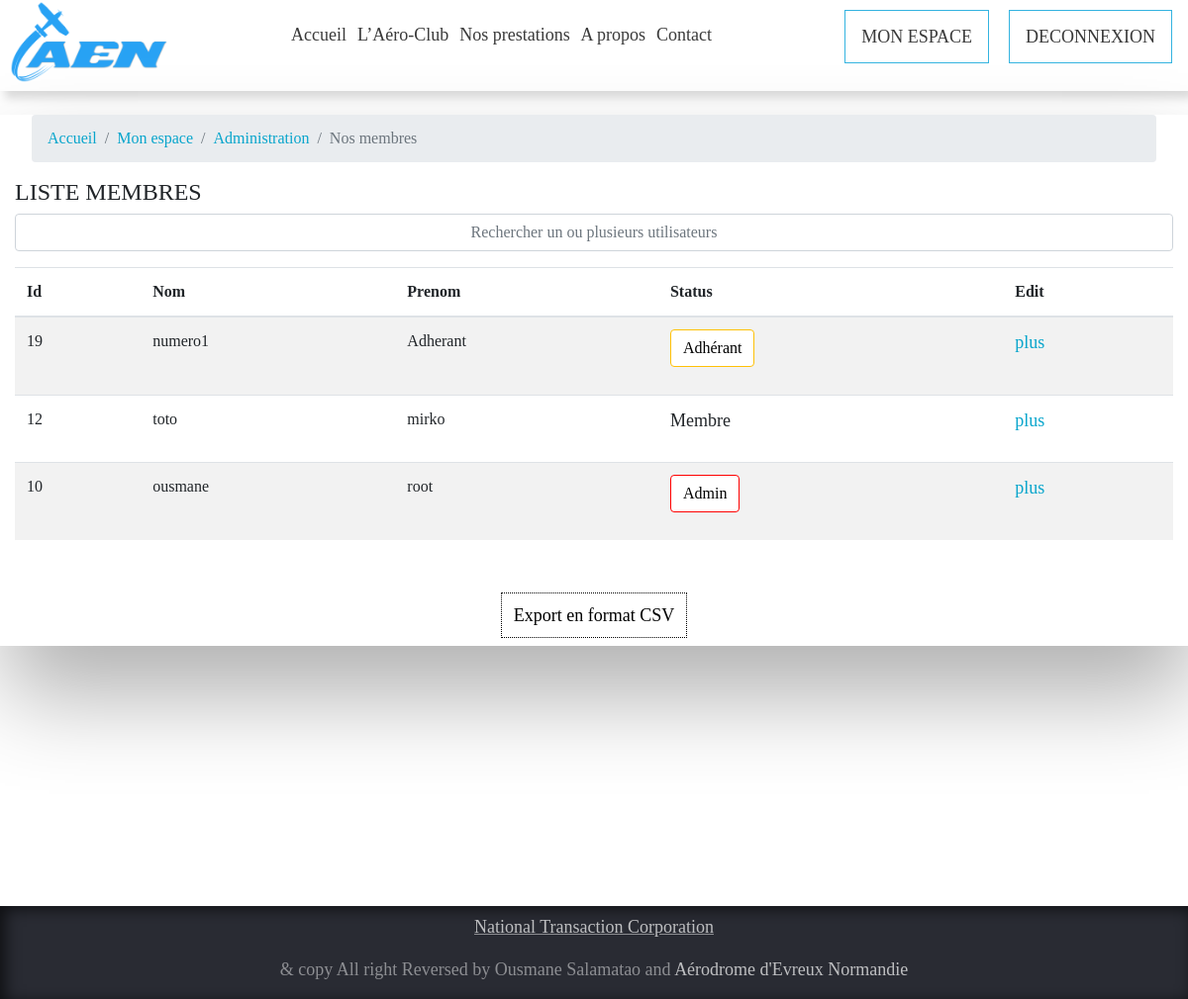
The app's page /ADMIN/membres.php (signed in) with its own data.
### tables this page shows
CREATE TABLE IF NOT EXISTS `user` (
  `idUser` int(11) NOT NULL AUTO_INCREMENT,
  `nomU` varchar(55) NOT NULL,
  `prenomU` varchar(50) NOT NULL,
  `email` varchar(255) NOT NULL,
  `password` varchar(255) NOT NULL,
  `numeroTel` varchar(10) NOT NULL,
  `adresse` varchar(150) NOT NULL,
  `confirmeKey` varchar(15) DEFAULT NULL,
  `confirme` tinyint(1) DEFAULT NULL,
  `typeUsers` int(11) DEFAULT '0',
  `avatar` varchar(200) NOT NULL DEFAULT '../IMAGES/icone/avatar-default.png',
  `dateNaissance` date NOT NULL,
  `ageU` int(3) DEFAULT NULL,
  `date_fin_souscription` date DEFAULT NULL,
  PRIMARY KEY (`idUser`)
);

### ADMIN/INCLUDE/Bdd.php (called while the page is built, shortened)
<?php
class Bdd
{
    public function bddConnect(){
        try{
            $bdd = new PDO('mysql:host=localhost;port=3308;dbname=aen','root','');
            return $bdd;
	}
        catch( PDOException $e ) {
            echo "Erreur Connexion :", $e->getMessage();
        }
    }
}

### ADMIN/INCLUDE/UserInfo.php (the view, shortened to what this page needs)
<?php
require_once ("Bdd.php");
class UserInfo
{
        public function affichageHtml($connections){
            ?><table id="mytable" class="table table-bordred table-striped">
            <thead>
            <th>Id</th>
            <th>Nom</th>
            <th>Prenom</th>
            <th>Status</th>
            <th>Edit</th>
            </thead>
            <tbody><?php
                    $req_users=$connections->bddConnect()->query('SELECT * FROM user ORDER BY idUser DESC');
            while($liste_users=$req_users->fetch()){
                $id=$liste_users['idUser'];
                ?>
                <tr>
                    <td><?=$liste_users['idUser']?></td>
                    <td><?=$liste_users['prenomU']?></td>
                    <td><?=$liste_users['nomU']?></td>
                    <td><?=$this->getUserTypeName($connections,$id)?></td>
                    <td><p><a class="none2"href="userDetail.php?id=<?=$liste_users['idUser']?>">plus</a></p></td>
                </tr>
            <?php }?>
            </tbody>
            </table>
            <?php
        }
        public function getUserTypeName($connections,$idU){
            $req_users=$connections->bddConnect()->query('SELECT typeUsers FROM user where idUser ='.$idU);
            $l=$req_users->fetch();
            if ($l['typeUsers']==0){
                ?>
                <p>Membre</p>
                <?php
            }
               else if ($l['typeUsers']==2){
                ?>
                <p class="btn btn-danger">Admin</p>
                <?php
               }
                  else if ($l['typeUsers'] == 4) {
                    ?>
        <p class="btn btn-warning">Adhérant</p>
        </style><?php
                }
            }
}

### CSS/style.css (style rules this page uses)
* { margin: 0px; padding: 0px; font-family: source sans pro; }
body, html { height: 100%; }
p { font-size: 18px; }

### ADMIN/INCLUDE/UserInfo.php (style rules this page uses)
.btn-warning { background-color: white; border: solid 1px #FFC107; color: black; }
.btn-danger { background-color: white; border: solid 1px red; color: black; }

### records on screen
user: idUser "19", prenomU "numero1", nomU "Adherant", typeUsers "Adhérant"
user: idUser "12", prenomU "toto", nomU "mirko", typeUsers "Membre"
user: idUser "10", prenomU "ousmane", nomU "root", typeUsers "Admin"
